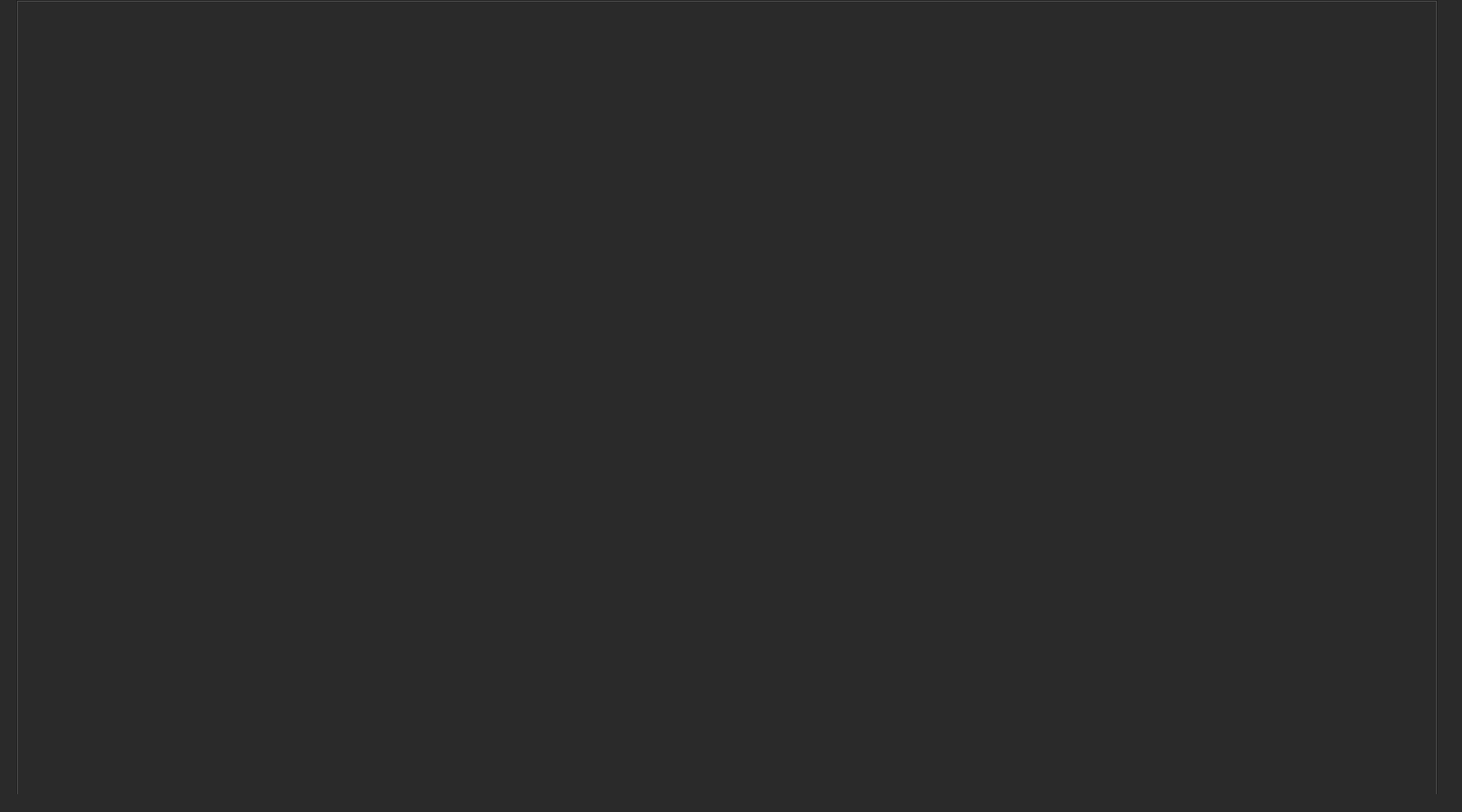
<?xml version="1.0" encoding="UTF-8"?>
<ui version="4.0">
 <class>MainWindow</class>
 <widget class="QMainWindow" name="MainWindow">
  <property name="geometry">
   <rect>
    <x>0</x>
    <y>0</y>
    <width>1800</width>
    <height>1000</height>
   </rect>
  </property>
  <property name="windowTitle">
   <string>MainWindow</string>
  </property>
  <property name="styleSheet">
   <string notr="true">background-color: rgb(42, 42, 42);</string>
  </property>
  <widget class="QWidget" name="centralwidget">
   <widget class="QTabWidget" name="tabWidget">
    <property name="geometry">
     <rect>
      <x>20</x>
      <y>0</y>
      <width>1750</width>
      <height>980</height>
     </rect>
    </property>
    <property name="currentIndex">
     <number>-1</number>
    </property>
   </widget>
  </widget>
  <widget class="QMenuBar" name="menubar">
   <property name="geometry">
    <rect>
     <x>0</x>
     <y>0</y>
     <width>1800</width>
     <height>21</height>
    </rect>
   </property>
  </widget>
  <widget class="QStatusBar" name="statusbar"/>
 </widget>
 <resources/>
 <connections/>
</ui>
